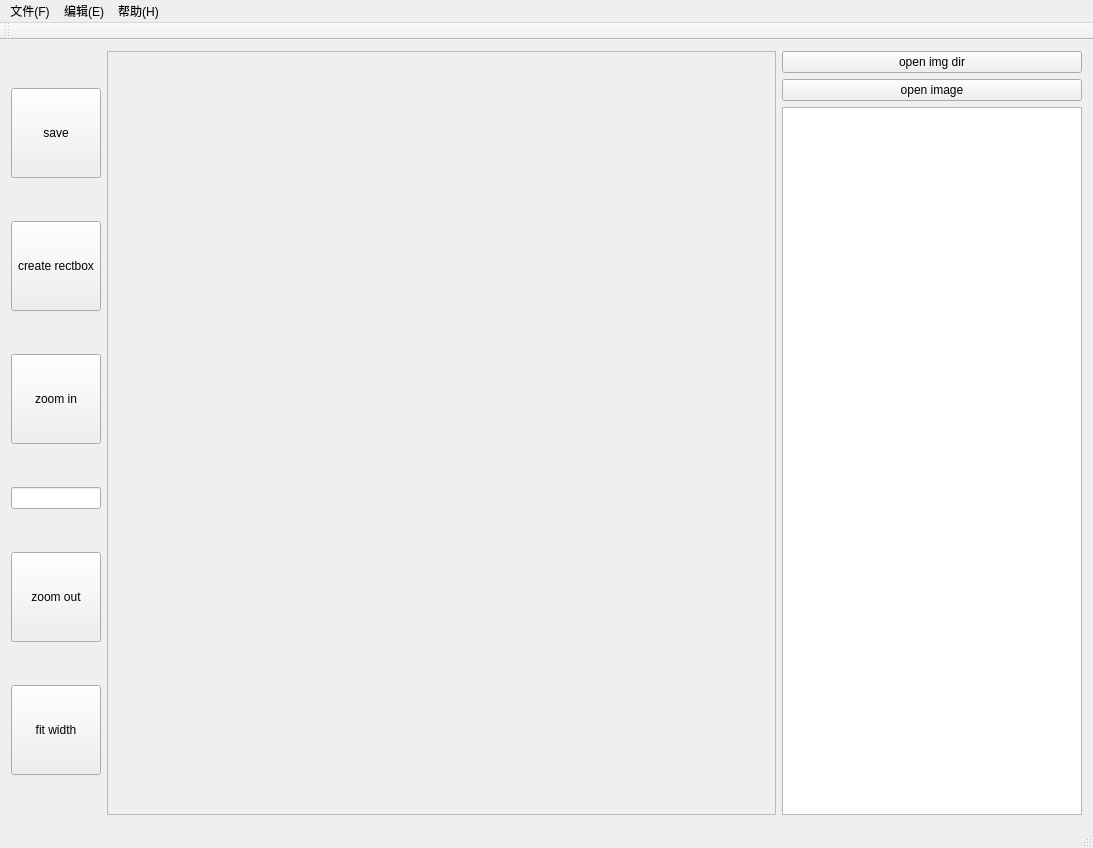
<?xml version="1.0" encoding="UTF-8"?>
<ui version="4.0">
 <class>MainWindow</class>
 <widget class="QMainWindow" name="MainWindow">
  <property name="geometry">
   <rect>
    <x>0</x>
    <y>0</y>
    <width>1093</width>
    <height>848</height>
   </rect>
  </property>
  <property name="sizePolicy">
   <sizepolicy hsizetype="Preferred" vsizetype="Preferred">
    <horstretch>0</horstretch>
    <verstretch>0</verstretch>
   </sizepolicy>
  </property>
  <property name="minimumSize">
   <size>
    <width>0</width>
    <height>0</height>
   </size>
  </property>
  <property name="mouseTracking">
   <bool>true</bool>
  </property>
  <property name="windowTitle">
   <string>MainWindow</string>
  </property>
  <widget class="QWidget" name="centralWidget">
   <property name="sizePolicy">
    <sizepolicy hsizetype="Minimum" vsizetype="Minimum">
     <horstretch>0</horstretch>
     <verstretch>0</verstretch>
    </sizepolicy>
   </property>
   <property name="minimumSize">
    <size>
     <width>300</width>
     <height>500</height>
    </size>
   </property>
   <property name="mouseTracking">
    <bool>true</bool>
   </property>
   <layout class="QHBoxLayout" name="horizontalLayout">
    <item>
     <layout class="QVBoxLayout" name="verticalLayout">
      <item>
       <widget class="QPushButton" name="Btn_save">
        <property name="sizePolicy">
         <sizepolicy hsizetype="Fixed" vsizetype="Fixed">
          <horstretch>0</horstretch>
          <verstretch>0</verstretch>
         </sizepolicy>
        </property>
        <property name="minimumSize">
         <size>
          <width>90</width>
          <height>90</height>
         </size>
        </property>
        <property name="text">
         <string>save</string>
        </property>
       </widget>
      </item>
      <item>
       <widget class="QPushButton" name="Btn_create_reactbox">
        <property name="sizePolicy">
         <sizepolicy hsizetype="Fixed" vsizetype="Fixed">
          <horstretch>0</horstretch>
          <verstretch>0</verstretch>
         </sizepolicy>
        </property>
        <property name="minimumSize">
         <size>
          <width>90</width>
          <height>90</height>
         </size>
        </property>
        <property name="text">
         <string>create rectbox</string>
        </property>
       </widget>
      </item>
      <item>
       <widget class="QPushButton" name="Btn_zoom_in">
        <property name="sizePolicy">
         <sizepolicy hsizetype="Fixed" vsizetype="Fixed">
          <horstretch>0</horstretch>
          <verstretch>0</verstretch>
         </sizepolicy>
        </property>
        <property name="minimumSize">
         <size>
          <width>90</width>
          <height>90</height>
         </size>
        </property>
        <property name="text">
         <string>zoom in</string>
        </property>
       </widget>
      </item>
      <item>
       <widget class="QLineEdit" name="Line_Scale_Factor">
        <property name="sizePolicy">
         <sizepolicy hsizetype="Fixed" vsizetype="Fixed">
          <horstretch>0</horstretch>
          <verstretch>0</verstretch>
         </sizepolicy>
        </property>
        <property name="minimumSize">
         <size>
          <width>90</width>
          <height>0</height>
         </size>
        </property>
       </widget>
      </item>
      <item>
       <widget class="QPushButton" name="Btn_zoom_out">
        <property name="sizePolicy">
         <sizepolicy hsizetype="Fixed" vsizetype="Fixed">
          <horstretch>0</horstretch>
          <verstretch>0</verstretch>
         </sizepolicy>
        </property>
        <property name="minimumSize">
         <size>
          <width>90</width>
          <height>90</height>
         </size>
        </property>
        <property name="text">
         <string>zoom out</string>
        </property>
       </widget>
      </item>
      <item>
       <widget class="QPushButton" name="Btn_fit_width">
        <property name="sizePolicy">
         <sizepolicy hsizetype="Fixed" vsizetype="Fixed">
          <horstretch>0</horstretch>
          <verstretch>0</verstretch>
         </sizepolicy>
        </property>
        <property name="minimumSize">
         <size>
          <width>90</width>
          <height>90</height>
         </size>
        </property>
        <property name="text">
         <string>fit width</string>
        </property>
       </widget>
      </item>
     </layout>
    </item>
    <item>
     <widget class="QScrollArea" name="scrollArea_Show_Img">
      <property name="sizePolicy">
       <sizepolicy hsizetype="Expanding" vsizetype="Expanding">
        <horstretch>0</horstretch>
        <verstretch>5</verstretch>
       </sizepolicy>
      </property>
      <property name="minimumSize">
       <size>
        <width>0</width>
        <height>0</height>
       </size>
      </property>
      <property name="mouseTracking">
       <bool>true</bool>
      </property>
      <property name="widgetResizable">
       <bool>true</bool>
      </property>
      <widget class="QWidget" name="Qwidget_Show_Img">
       <property name="geometry">
        <rect>
         <x>0</x>
         <y>0</y>
         <width>667</width>
         <height>771</height>
        </rect>
       </property>
       <property name="minimumSize">
        <size>
         <width>0</width>
         <height>0</height>
        </size>
       </property>
       <property name="mouseTracking">
        <bool>true</bool>
       </property>
       <widget class="my_img_display_label" name="Lable_Show_Img">
        <property name="geometry">
         <rect>
          <x>0</x>
          <y>0</y>
          <width>669</width>
          <height>773</height>
         </rect>
        </property>
        <property name="sizePolicy">
         <sizepolicy hsizetype="Ignored" vsizetype="Ignored">
          <horstretch>0</horstretch>
          <verstretch>0</verstretch>
         </sizepolicy>
        </property>
        <property name="mouseTracking">
         <bool>true</bool>
        </property>
        <property name="text">
         <string/>
        </property>
       </widget>
       <widget class="QLabel" name="Label_Cord">
        <property name="geometry">
         <rect>
          <x>90</x>
          <y>110</y>
          <width>54</width>
          <height>12</height>
         </rect>
        </property>
        <property name="mouseTracking">
         <bool>true</bool>
        </property>
        <property name="text">
         <string/>
        </property>
       </widget>
      </widget>
     </widget>
    </item>
    <item>
     <layout class="QVBoxLayout" name="verticalLayout_2">
      <property name="sizeConstraint">
       <enum>QLayout::SetFixedSize</enum>
      </property>
      <item>
       <widget class="QPushButton" name="Btn_open_dir">
        <property name="sizePolicy">
         <sizepolicy hsizetype="Fixed" vsizetype="Fixed">
          <horstretch>0</horstretch>
          <verstretch>0</verstretch>
         </sizepolicy>
        </property>
        <property name="minimumSize">
         <size>
          <width>300</width>
          <height>0</height>
         </size>
        </property>
        <property name="text">
         <string>open img dir</string>
        </property>
       </widget>
      </item>
      <item>
       <widget class="QPushButton" name="Btn_open">
        <property name="sizePolicy">
         <sizepolicy hsizetype="Fixed" vsizetype="Fixed">
          <horstretch>0</horstretch>
          <verstretch>0</verstretch>
         </sizepolicy>
        </property>
        <property name="minimumSize">
         <size>
          <width>300</width>
          <height>0</height>
         </size>
        </property>
        <property name="text">
         <string>open image</string>
        </property>
       </widget>
      </item>
      <item>
       <widget class="QTableView" name="tableView_ShowPic">
        <property name="sizePolicy">
         <sizepolicy hsizetype="Fixed" vsizetype="Expanding">
          <horstretch>0</horstretch>
          <verstretch>0</verstretch>
         </sizepolicy>
        </property>
        <property name="minimumSize">
         <size>
          <width>300</width>
          <height>0</height>
         </size>
        </property>
        <property name="maximumSize">
         <size>
          <width>50</width>
          <height>16777215</height>
         </size>
        </property>
       </widget>
      </item>
     </layout>
    </item>
   </layout>
  </widget>
  <widget class="QMenuBar" name="menuBar">
   <property name="geometry">
    <rect>
     <x>0</x>
     <y>0</y>
     <width>1093</width>
     <height>23</height>
    </rect>
   </property>
   <widget class="QMenu" name="menu_F">
    <property name="title">
     <string>文件(F)</string>
    </property>
    <addaction name="actionopen_file"/>
    <addaction name="actionopen_dir"/>
    <addaction name="actionsave_txt"/>
    <addaction name="actionsave_txt_as"/>
    <addaction name="actionset_save_dir"/>
   </widget>
   <widget class="QMenu" name="menu_E">
    <property name="title">
     <string>编辑(E)</string>
    </property>
    <addaction name="actioncancel"/>
    <addaction name="actionredo"/>
    <addaction name="separator"/>
    <addaction name="actionadd_new_box"/>
    <addaction name="actiondelete"/>
    <addaction name="separator"/>
    <addaction name="actionZoom_in"/>
    <addaction name="actionZoom_out"/>
   </widget>
   <widget class="QMenu" name="menu_H">
    <property name="title">
     <string>帮助(H)</string>
    </property>
   </widget>
   <addaction name="menu_F"/>
   <addaction name="menu_E"/>
   <addaction name="menu_H"/>
  </widget>
  <widget class="QToolBar" name="mainToolBar">
   <attribute name="toolBarArea">
    <enum>TopToolBarArea</enum>
   </attribute>
   <attribute name="toolBarBreak">
    <bool>false</bool>
   </attribute>
  </widget>
  <widget class="QStatusBar" name="statusBar"/>
  <action name="actionopen_file">
   <property name="text">
    <string>open file</string>
   </property>
  </action>
  <action name="actionopen_dir">
   <property name="text">
    <string>open dir</string>
   </property>
  </action>
  <action name="actionsave_txt">
   <property name="text">
    <string>save</string>
   </property>
  </action>
  <action name="actionsave_txt_as">
   <property name="text">
    <string>save as</string>
   </property>
  </action>
  <action name="actionset_save_dir">
   <property name="text">
    <string>set save dir</string>
   </property>
  </action>
  <action name="actioncancel">
   <property name="text">
    <string>undo</string>
   </property>
  </action>
  <action name="actionredo">
   <property name="text">
    <string>redo</string>
   </property>
  </action>
  <action name="actionadd_new_box">
   <property name="text">
    <string>add new box</string>
   </property>
  </action>
  <action name="actiondelete">
   <property name="text">
    <string>delete box</string>
   </property>
  </action>
  <action name="actionZoom_in">
   <property name="text">
    <string>Zoom in</string>
   </property>
  </action>
  <action name="actionZoom_out">
   <property name="text">
    <string>Zoom out</string>
   </property>
  </action>
 </widget>
 <layoutdefault spacing="6" margin="11"/>
 <customwidgets>
  <customwidget>
   <class>my_img_display_label</class>
   <extends>QLabel</extends>
   <header location="global">my_img_display_label.h</header>
  </customwidget>
 </customwidgets>
 <resources/>
 <connections/>
</ui>
